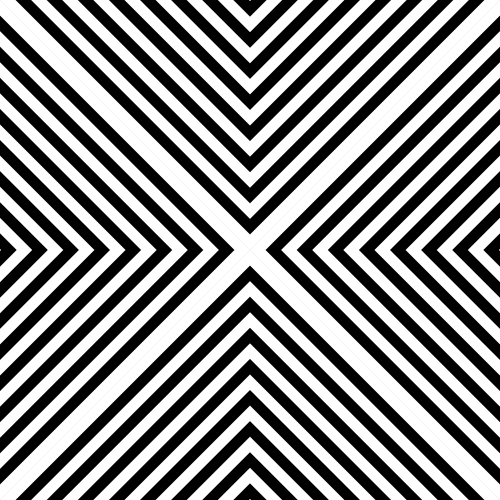
Frame 1 (no input)
Frame 60 (the mouse pressed at the canvas centre just before this capture): identical to frame 1, image omitted
Frame 120 (the mouse held since frame 60 and released just before this capture): identical to frame 1, image omitted

The Processing sketch that drew this single still picture (run headless with seeded random() and noise(); from frame 60 on, the mouse is pressed at the canvas centre):

// Processing sketch: processing_112268
// ── processing_112268.pde

/*
Jeff Guo  IxD Term 3 
Interactive Prototyping 3
Sep-26-2013
jeff880412@gmail.com
*/


int i ;
void setup(){
  size(500,500);
  smooth();
  noStroke();
}

void draw() {
  background(204);
  for (int i= 0 ; i < 500; i = i+11) {
  if (i % 2 == 0 ){ 

    fill(255);
   
   }else{
   
   fill(0);
   }
   pushMatrix();
   
   translate(250,250);
   rotate(PI/4);
   rect(i, i, 500-i,500-i);
   rotate(PI/2);
   rect(i, i, 500-i,500-i);
   rotate(PI);
   rect(i, i, 500-i,500-i);
   rotate(3*PI/2);
   rect(i, i, 500-i,500-i);
   
   
   
   popMatrix();
   
   
   
}
}
